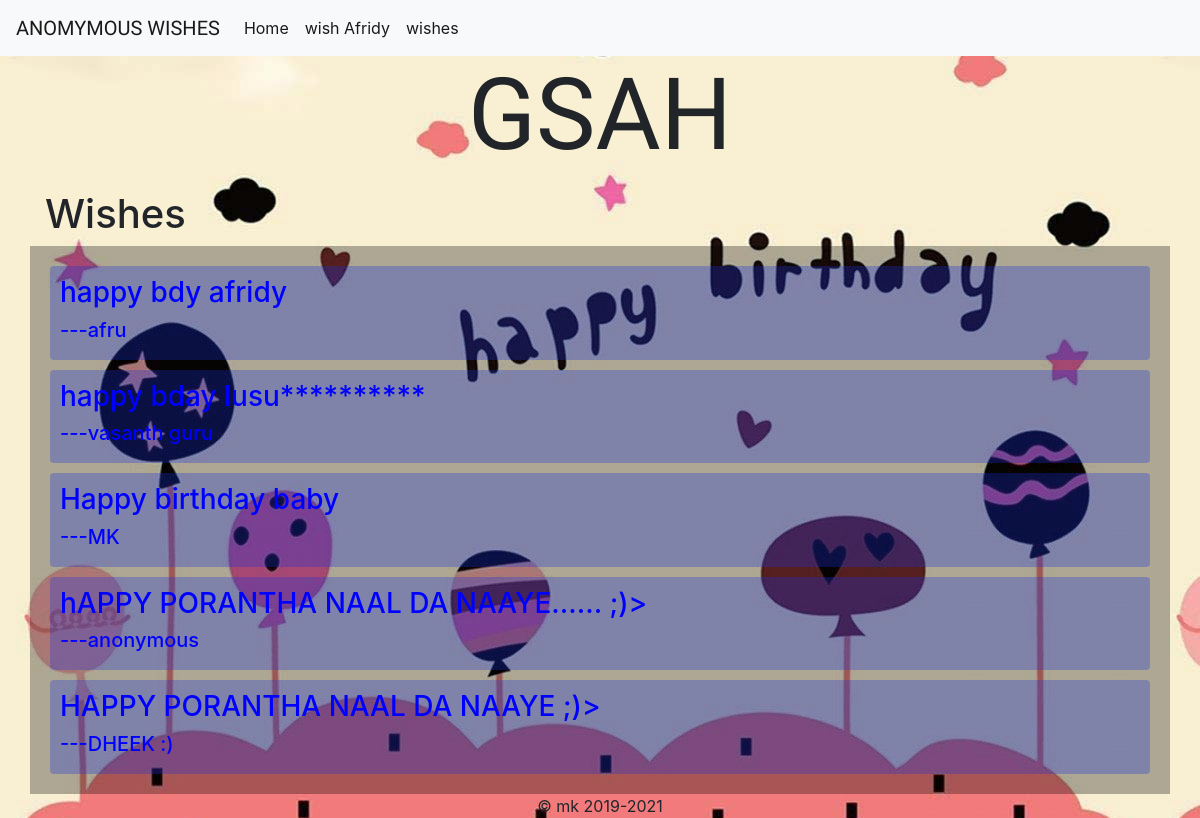
Page /a_site/wishes/ on the committed database.
### a_site/models.py (models this page shows, shortened)
class Wishes(models.Model):
	name = models.CharField(max_length=50)
	w_text = models.CharField(max_length=1000)
	idate = models.DateTimeField('insertedtime')

### a_site/views.py (the view)
# urls.py: path('wishes/',views.wishes,name='wishes'),
def wishes(request):
	w = Wishes.objects.all()
	return render(request,'a_site/wishes.html',{'wishes':w})

### a_site/templates/a_site/wishes.html (shortened to what this page needs)
<!DOCTYPE html>
<hmtl>
<head lang="en">
	{% load static %}
	<link rel="stylesheet" text="type/css" href="{% static 'css/main.css' %}">
	<link rel="stylesheet" href="https://maxcdn.bootstrapcdn.com/bootstrap/4.0.0/css/bootstrap.min.css">
</head>
<body>
	<nav id="navbar-example2" class="navbar navbar-expand-lg navbar-light bg-light fixed-top">
  <a id="logo"  class="navbar-brand" href="#">ANOMYMOUS WISHES</a>
  <div class="collapse navbar-collapse" id="navbarNav">
    <ul class="navbar-nav">
      <li class="nav-item active">
        <a class="nav-link" href="{% url 'a_site:index'%}">Home </a>
      </li>
      <li class="nav-item active">
        <a class="nav-link" href="{% url 'a_site:insert'%}">wish Afridy </a>
      </li>
      <li class="nav-item active">
        <a class="nav-link" href="{% url 'a_site:wishes'%}">wishes <span class="sr-only">(current)</span></a>
      </li>
    </ul>
  </div>
</nav>
	<div id="f-heading" class="text-center">
		GSAH
	</div>
	<div class="container primary">
		<h1>Wishes</h1>
	</div>
	<div id="scroll" class="container rouned">
		{% for  w in wishes.all %}
		<div class="w-box rounded">
		<h3 >{{w.w_text}}</h3><h5>---{{w.name}}</h5>
		</div>
		{% endfor %}
	</div>
	<div class="container-fluid text-center fixed-botom">
		&copy mk 2019-2021
	</div>

### a_site/static/css/main.css (style rules this page uses)
body { background-image:url("bg.jpg"); background-attachment: fixed; nd-position: center; }
#logo { font-family:'Carter One'; 'Andika'; font-size:20px; }
#f-heading { font-family: 'Caesar Dressing'; font-size:100px; margin-top:40px; }
#scroll { background-color:#0000004d; color:black; border:blue; padding:10px; }
.w-box { margin:10px; padding:10px; word-break:break-all; background-color: #1731db4d; color:blue; }

### rows in the picture
Wishes: w_text "happy bdy afridy", name "afru"
Wishes: w_text "happy bday lusu**********", name "vasanth guru"
Wishes: w_text "Happy birthday baby", name "MK"
Wishes: w_text "hAPPY PORANTHA NAAL DA NAAYE...... ;)>", name "anonymous"
Wishes: w_text "HAPPY PORANTHA NAAL DA NAAYE ;)>", name "DHEEK :)"
